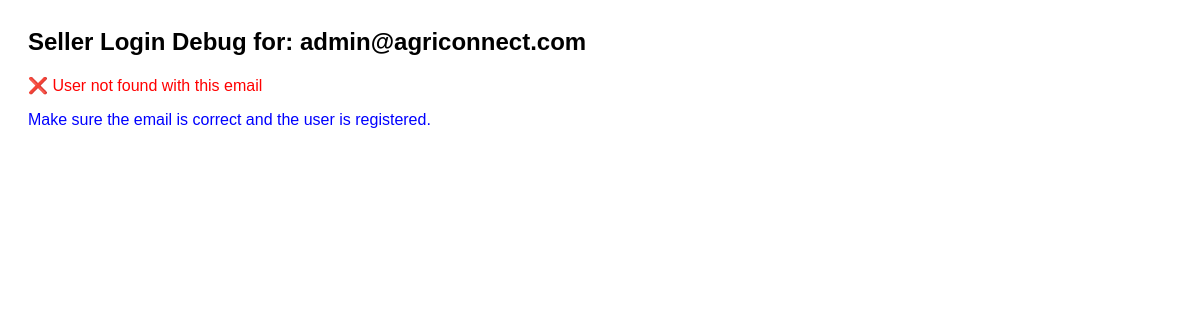
Page /debug_seller_login.php?email=admin@agriconnect.com on the earlier database version.
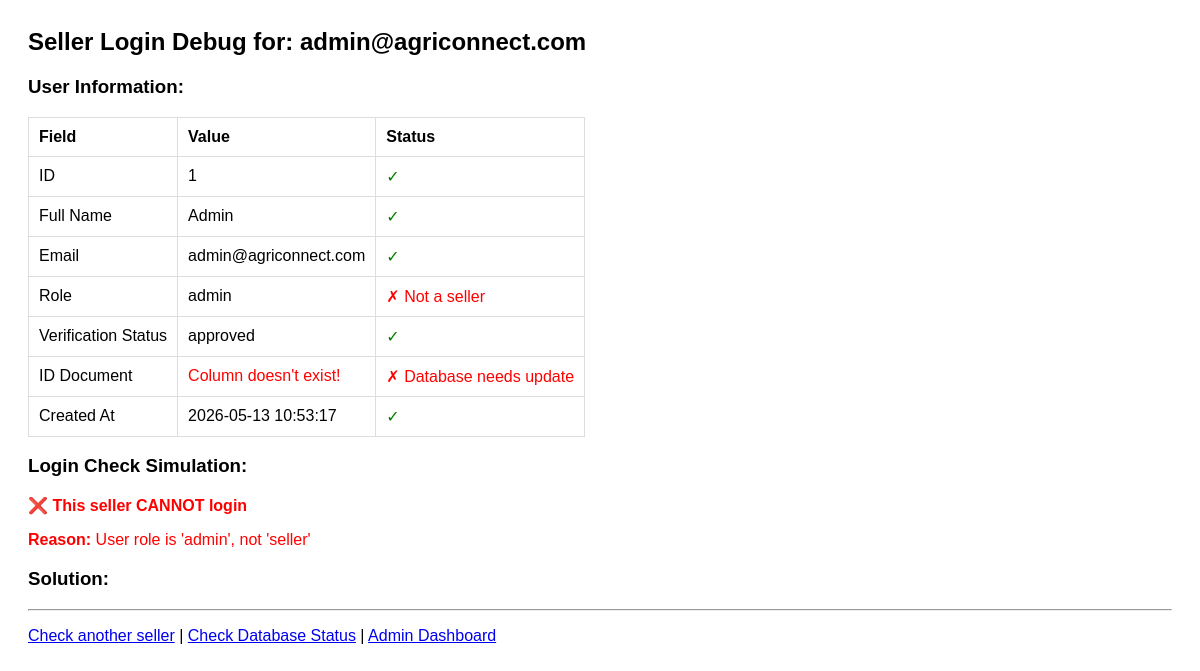
Same page on the later database version.
### tables this page shows
CREATE TABLE users (
    id INT AUTO_INCREMENT PRIMARY KEY,
    full_name VARCHAR(120) NOT NULL,
    email VARCHAR(120) NOT NULL UNIQUE,
    password_hash VARCHAR(255) NOT NULL,
    role ENUM('buyer', 'seller', 'admin') NOT NULL,
    bio TEXT NULL,
    verification_status ENUM('pending', 'approved', 'rejected') DEFAULT 'approved',
    id_document VARCHAR(255) NULL,
    created_at TIMESTAMP DEFAULT CURRENT_TIMESTAMP
);

### debug_seller_login.php (the view, shortened to what this page needs)
<?php
require 'config.php';
$email = $_GET['email'] ?? '';
echo "<h2>Seller Login Debug for: " . htmlspecialchars($email) . "</h2>";
try {
    $stmt = $pdo->prepare("SELECT * FROM users WHERE email = ?");
    $stmt->execute([$email]);
    $user = $stmt->fetch();
    if (!$user) {
        echo "<p class='error'>❌ User not found with this email</p>";
        echo "<p class='info'>Make sure the email is correct and the user is registered.</p>";
        exit;
    }
    echo "<h3>User Information:</h3>";
    echo "<table>";
    echo "<tr><th>Field</th><th>Value</th><th>Status</th></tr>";
    echo "<tr><td>ID</td><td>" . $user['id'] . "</td><td class='success'>✓</td></tr>";
    echo "<tr><td>Full Name</td><td>" . htmlspecialchars($user['full_name']) . "</td><td class='success'>✓</td></tr>";
    echo "<tr><td>Email</td><td>" . htmlspecialchars($user['email']) . "</td><td class='success'>✓</td></tr>";
    echo "<tr><td>Role</td><td>" . $user['role'] . "</td><td class='" . ($user['role'] === 'seller' ? 'success' : 'error') . "'>" . ($user['role'] === 'seller' ? '✓ Seller' : '✗ Not a seller') . "</td></tr>";
    if (isset($user['verification_status'])) {
        $statusClass = $user['verification_status'] === 'approved' ? 'success' : 'error';
        $statusIcon = $user['verification_status'] === 'approved' ? '✓' : '✗';
        echo "<tr><td>Verification Status</td><td>" . $user['verification_status'] . "</td><td class='$statusClass'>$statusIcon</td></tr>";
    } else {
        echo "<tr><td>Verification Status</td><td class='error'>Column doesn't exist!</td><td class='error'>✗ Database needs update</td></tr>";
    }
    if (isset($user['id_document'])) {
        echo "<tr><td>ID Document</td><td>" . ($user['id_document'] ? $user['id_document'] : 'None') . "</td><td class='" . ($user['id_document'] ? 'success' : 'info') . "'>" . ($user['id_document'] ? '✓' : 'No document') . "</td></tr>";
    } else {
        echo "<tr><td>ID Document</td><td class='error'>Column doesn't exist!</td><td class='error'>✗ Database needs update</td></tr>";
    }
    echo "<tr><td>Created At</td><td>" . $user['created_at'] . "</td><td class='success'>✓</td></tr>";
    echo "</table>";
    echo "<h3>Login Check Simulation:</h3>";
    $canLogin = true;
    $blockReason = '';
    if ($user['role'] !== 'seller') {
        $canLogin = false;
        $blockReason = "User role is '{$user['role']}', not 'seller'";
    } elseif (!isset($user['verification_status'])) {
        $canLogin = false;
        $blockReason = "verification_status column doesn't exist in database";
    } elseif ($user['verification_status'] === 'pending') {
        $canLogin = false;
        $blockReason = "Verification status is 'pending' - needs admin approval";
    } elseif ($user['verification_status'] === 'rejected') {
        $canLogin = false;
        $blockReason = "Verification status is 'rejected' - account was rejected by admin";
    } elseif ($user['verification_status'] !== 'approved') {
        $canLogin = false;
        $blockReason = "Verification status is '{$user['verification_status']}' - must be 'approved'";
    }
    if ($canLogin) {
        echo "<p class='success'><strong>✅ This seller CAN login!</strong></p>";
        echo "<p class='info'>All checks passed. If login still fails, check:</p>";
        echo "<ul>";
        echo "<li>Password is correct</li>";
        echo "<li>Browser cookies are enabled</li>";
        echo "<li>Session is working properly</li>";
        echo "</ul>";
    } else {
        echo "<p class='error'><strong>❌ This seller CANNOT login</strong></p>";
        echo "<p class='error'><strong>Reason:</strong> $blockReason</p>";
        echo "<h3>Solution:</h3>";
    }
} catch (PDOException $e) {
    echo "<p class='error'>Database Error: " . $e->getMessage() . "</p>";
}
?>
<hr>
<p><a href="?">Check another seller</a> | <a href="check_database.php">Check Database Status</a> | <a href="admin_dashboard.php">Admin Dashboard</a></p>

Differences in the rows shown:
added users: id "1", full_name "Admin", email "admin@agriconnect.com", role "admin", verification_status "approved", verification_status "✓", created_at "2026-05-13 10:53:17", role "User role is 'admin', not 'seller'"
Other differences:
text no longer shown: "❌ User not found with this email Make sure the email is correct and the user is registered."
text now shown: "User Information: Field Value Status ID ✓ Full Name ✓ Email ✓ Role ✗ Not a seller Verification Status ID Document Column doesn't exist! ✗ Database needs update Created At ✓ Login Check Simulation: ❌ This seller CANNOT login Reason: Solution: Check another seller | Check Database Status | Admin Dashboard"
